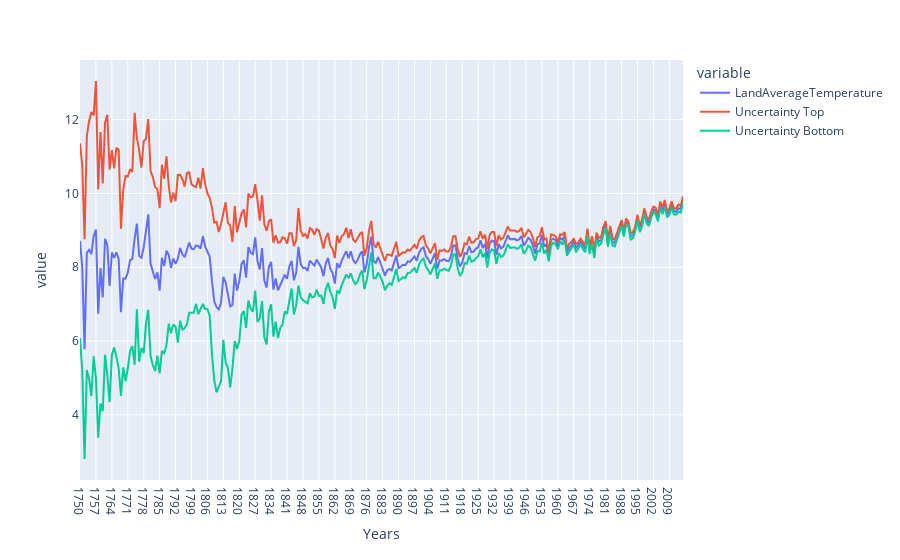

Notebook code cell kept with this figure:
### Code cell
#Lets use line plot available in the plotly lib
fig = px.line(data, x='Years', y=['LandAverageTemperature','Uncertainty Top','Uncertainty Bottom'])
fig.show()

### Figure 1 — Plotly figure (JSON) as saved in the notebook; plotly's stock layout.template omitted (floating-point values rounded to 4 significant figures; data arrays with more than 128 entries replaced by an {"elided": "..."} marker saying what was removed)
{"data": [{"hovertemplate": "variable=LandAverageTemperature<br>Years=%{x}<br>value=%{y}<extra></extra>", "legendgroup": "LandAverageTemperature", "line": {"color": "#636efa", "dash": "solid"}, "marker": {"symbol": "circle"}, "mode": "lines", "name": "LandAverageTemperature", "orientation": "v", "showlegend": true, "type": "scatter", "x": {"elided": "266 str values"}, "xaxis": "x", "y": {"elided": "266 float values"}, "yaxis": "y"}, {"hovertemplate": "variable=Uncertainty Top<br>Years=%{x}<br>value=%{y}<extra></extra>", "legendgroup": "Uncertainty Top", "line": {"color": "#EF553B", "dash": "solid"}, "marker": {"symbol": "circle"}, "mode": "lines", "name": "Uncertainty Top", "orientation": "v", "showlegend": true, "type": "scatter", "x": {"elided": "266 str values"}, "xaxis": "x", "y": {"elided": "266 float values"}, "yaxis": "y"}, {"hovertemplate": "variable=Uncertainty Bottom<br>Years=%{x}<br>value=%{y}<extra></extra>", "legendgroup": "Uncertainty Bottom", "line": {"color": "#00cc96", "dash": "solid"}, "marker": {"symbol": "circle"}, "mode": "lines", "name": "Uncertainty Bottom", "orientation": "v", "showlegend": true, "type": "scatter", "x": {"elided": "266 str values"}, "xaxis": "x", "y": {"elided": "266 float values"}, "yaxis": "y"}], "layout": {"legend": {"title": {"text": "variable"}, "tracegroupgap": 0}, "margin": {"t": 60}, "xaxis": {"anchor": "y", "domain": [0, 1], "title": {"text": "Years"}}, "yaxis": {"anchor": "x", "domain": [0, 1], "title": {"text": "value"}}}}
